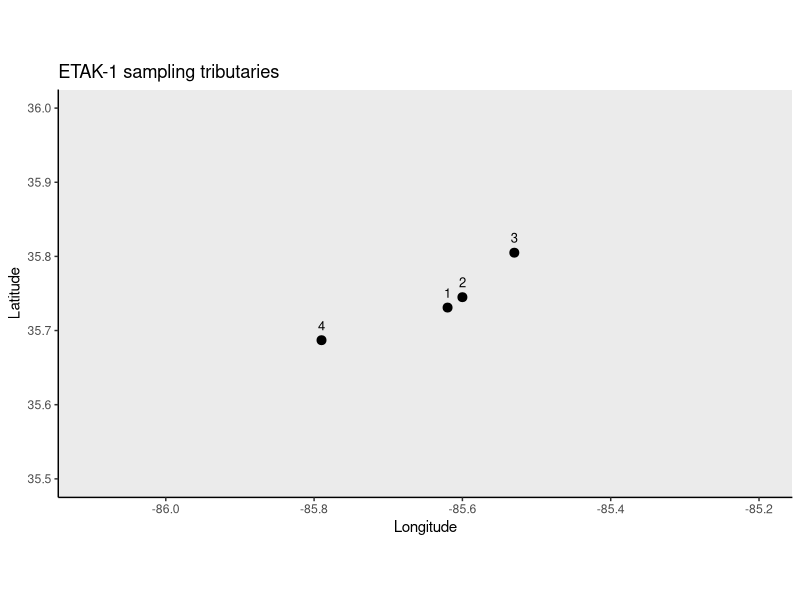
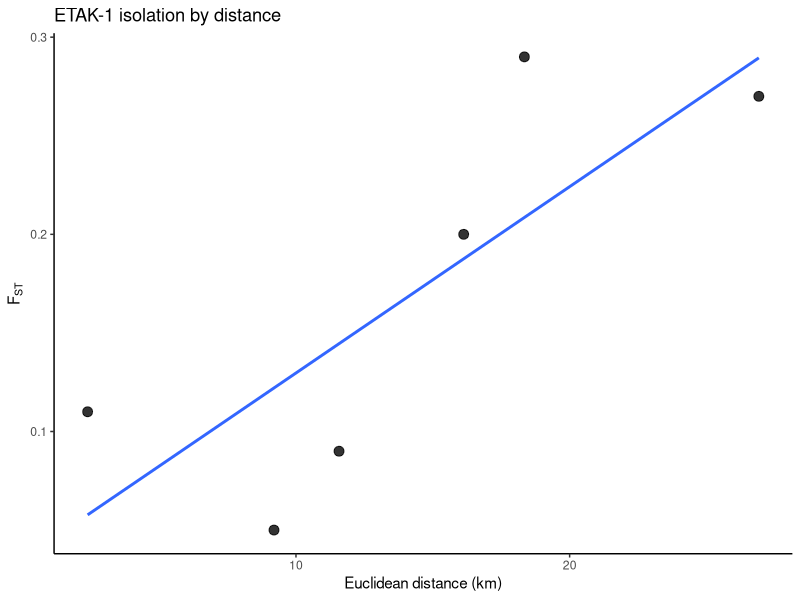

Recreate these plots in R, in order. (Note: this script raises an error after producing the figures.)

# -----------------------------
# ETAK-1 Bluemask Darter
# tributary coordinates + FST matrix + IBD plot
# Taylor et al. 2021, Molecular Ecology
# Pairwise FST from Supplemental Table S1 (100% individuals-per-locus branch)
# -----------------------------

library(ggplot2)
library(geosphere)
library(maps)

# ------------------------------
# paths
# ------------------------------
save_dir <- "/Users/johnmccall/Library/CloudStorage/OneDrive-TheOhioStateUniversity/Spring_2026/Landgen_DGS/DGS-Patterns-of-Fish-Diversity/DGS-Patterns-of-Fish-Diversity/Objective 2/Data/ETAK-1"

# -----------------------------
# 0) site coordinates
# tributary-level representative coordinates
# these are basin/tributary centroids matched to the coarse scale of the FST data
# order follows Supplemental Table S1
# 1 = Rocky River
# 2 = Cane Creek
# 3 = Caney Fork
# 4 = Collins River
# -----------------------------
ETAK_1_coords <- data.frame(
  site = as.character(1:4),
  #site_name = c("Rocky River", "Cane Creek", "Caney Fork", "Collins River"),
  lat = c(
    35.731,
    35.745,
    35.805,
    35.687
  ),
  lon = c(
    -85.620,
    -85.600,
    -85.530,
    -85.790
  ),
  stringsAsFactors = FALSE
)

# -----------------------------
# 1) map of sampling tributaries
# -----------------------------
states_map <- map_data("state")
tn_map <- subset(states_map, region %in% c("tennessee"))

map_xlim <- c(-86.1, -85.2)
map_ylim <- c(35.5, 36.0)

ggplot() +
  geom_polygon(
    data = tn_map,
    aes(x = long, y = lat, group = group),
    fill = "grey92", color = "grey40", linewidth = 0.3
  ) +
  geom_point(
    data = ETAK_1_coords,
    aes(x = lon, y = lat),
    size = 2.7
  ) +
  geom_text(
    data = ETAK_1_coords,
    aes(x = lon, y = lat, label = site),
    nudge_y = 0.02,
    size = 3.3
  ) +
  coord_fixed(xlim = map_xlim, ylim = map_ylim) +
  theme_classic() +
  labs(
    x = "Longitude",
    y = "Latitude",
    title = "ETAK-1 sampling tributaries"
  )

# -----------------------------
# 2) geographic distance matrix
# straight-line distance in km
# -----------------------------
geo_dist_km <- geosphere::distm(
  as.matrix(ETAK_1_coords[, c("lon", "lat")]),
  fun = geosphere::distHaversine
) / 1000

rownames(geo_dist_km) <- ETAK_1_coords$site
colnames(geo_dist_km) <- ETAK_1_coords$site

# -----------------------------
# 3) pairwise FST matrix
# Supplemental Table S1, 100% individuals-per-locus branch
# negative values -> 0 (none here)
# -----------------------------
ETAK_1_fst <- matrix(
  c(
    0.00, 0.11, 0.09, 0.20,
    0.11, 0.00, 0.05, 0.29,
    0.09, 0.05, 0.00, 0.27,
    0.20, 0.29, 0.27, 0.00
  ),
  nrow = 4,
  byrow = TRUE
)

rownames(ETAK_1_fst) <- colnames(ETAK_1_fst) <- ETAK_1_coords$site
ETAK_1_fst[ETAK_1_fst < 0] <- 0

# -----------------------------
# 4) pairwise dataframe for IBD plot
# -----------------------------
ibd_df <- data.frame(
  site1   = rownames(ETAK_1_fst)[row(ETAK_1_fst)[upper.tri(ETAK_1_fst)]],
  site2   = colnames(ETAK_1_fst)[col(ETAK_1_fst)[upper.tri(ETAK_1_fst)]],
  fst     = ETAK_1_fst[upper.tri(ETAK_1_fst)],
  dist_km = geo_dist_km[upper.tri(geo_dist_km)]
)

# -----------------------------
# 5) IBD plot
# -----------------------------
ggplot(ibd_df, aes(x = dist_km, y = fst)) +
  geom_point(size = 3, alpha = 0.8) +
  geom_smooth(method = "lm", se = FALSE) +
  theme_classic() +
  labs(
    x = "Euclidean distance (km)",
    y = expression(F[ST]),
    title = "ETAK-1 isolation by distance"
  )

# -----------------------------
# 6) quick checks
# -----------------------------
stopifnot(identical(rownames(ETAK_1_fst), ETAK_1_coords$site))
stopifnot(identical(colnames(ETAK_1_fst), ETAK_1_coords$site))
stopifnot(isTRUE(all.equal(ETAK_1_fst, t(ETAK_1_fst))))

# -----------------------------
# 7) save RData
# -----------------------------
out_dir <- file.path(save_dir, "data")

if (!dir.exists(out_dir)) {
  dir.create(out_dir, recursive = TRUE)
}

save(
  ETAK_1_fst,
  ETAK_1_coords,
  file = file.path(out_dir, "ETAK-1.RData")
)
